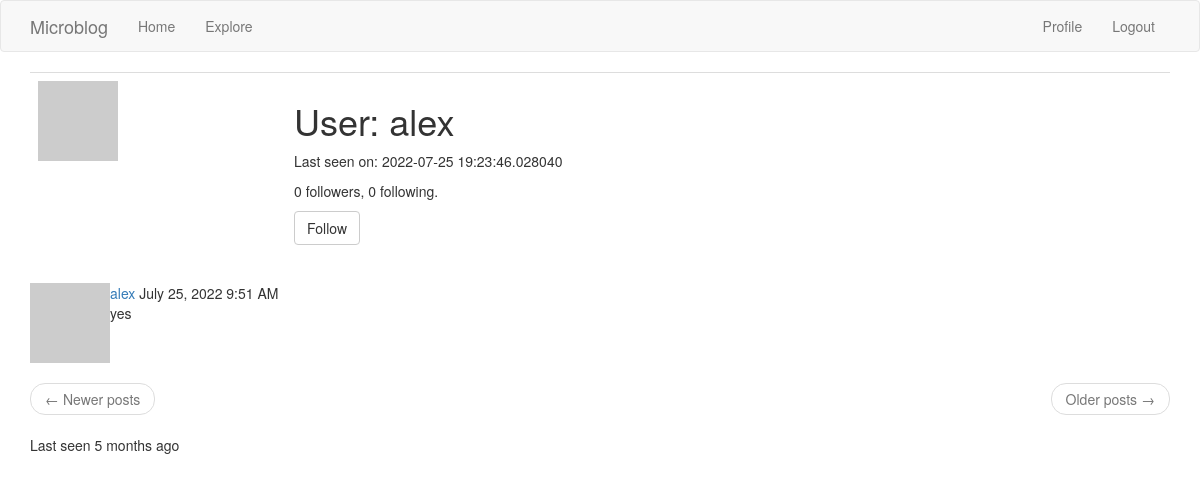
The app's page /user/alex (signed in) with its own data.
### app/models.py (models this page shows, shortened)
class User(UserMixin, db.Model): #Jobba mer med inheritance-classes
    id= db.Column(db.Integer, primary_key=True)
    username= db.Column(db.String(64), index=True, unique=True)
    email= db.Column(db.String(120), index=True, unique=True)
    password_hash= db.Column(db.String(128))
    post= db.relationship('Post', backref='author', lazy= 'dynamic')
    about_me= db.Column(db.String(180))
    last_seen=db.Column(db.DateTime, default=datetime.utcnow)
    def avatar(self, size):
        digest= md5(self.email.lower().encode('utf_8')).hexdigest()
        return 'https://www.gravatar.com/avatar/{}?d=identicon&s={}'.format(digest,size)
    followed = db.relationship(
        'User', secondary=followers,
        primaryjoin=(followers.c.follower_id == id),
        secondaryjoin=(followers.c.followed_id == id),
        backref=db.backref('followers', lazy='dynamic'), lazy='dynamic')
    def is_following(self,user):
        return self.followed.filter(followers.c.followed_id== user.id).count()>0

class Post(db.Model):
    id = db.Column(db.Integer, primary_key=True)
    body = db.Column(db.String(140))
    blogpost=db.Column(db.String(280))
    timestamp = db.Column(db.DateTime, index=True, default=datetime.utcnow)
    user_id = db.Column(db.Integer, db.ForeignKey('user.id'))

### app/routes.py (the view)
@app.route('/user/<username>')
@login_required
def user(username):
    user=User.query.filter_by(username=username).first_or_404()
    page=request.args.get('page', 1, type=int)
    posts = user.post.order_by(Post.timestamp.desc()).paginate(page, app.config['POSTS_PER_PAGE'], False)
    next_url= url_for('user', username=user.username, page=posts.next_num)\
        if posts.has_next else None
    prev_url= url_for('user', username=user.username, page=posts.prev_num)\
        if posts.has_prev else None
    form=EmptyForm()
    return render_template('user.html', user=user,posts=posts.items,form=form, next_url=next_url, prev_url=prev_url)

### app/forms.py
class EmptyForm(FlaskForm):
    submit=SubmitField('Submit')

### app/models.py (called while the page is built)
@login.user_loader
def load_user(id):
    return User.query.get(int(id))

### app/routes.py (called while the page is built)
@app.before_request
def before_request():
    if current_user.is_authenticated:
        current_user.last_seen= datetime.utcnow()
        db.session.commit()
    g.locale=str(get_locale)

### app/templates/user.html (shortened to what this page needs)
{% extends "base.html" %}
{% block app_content %}
    <table class="table table-hover">
        <tr>
            <td width="256px"><img src="{{ user.avatar(256) }}"></td>
            <td>
                <h1>User: {{ user.username }}</h1>
                {% if user.last_seen %}<p>Last seen on: {{ user.last_seen }}</p>{% endif %}
                <p>{{ user.followers.count() }} followers, {{ user.followed.count() }} following.</p>
                {% if user == current_user %}
                <p><a href="{{ url_for('edit_profile') }}">Edit your profile</a></p>
                {% elif not current_user.is_following(user) %}
                <p>
                    <form action="{{ url_for('follow', username=user.username) }}" method="post">
                        {{ form.submit(value='Follow', class_='btn btn-default') }}
                    </form>
                </p>
                {% endif %}
            </td>
        </tr>
    </table>
    {% for post in posts %}
        {% include '_post.html' %}
    {% endfor %}
    <nav aria-label="...">
        <ul class="pager">
            <li class="previous{% if not prev_url %} disabled{% endif %}">
                <a href="{{ prev_url or '#' }}">
                    <span aria-hidden="true">&larr;</span> Newer posts
                </a>
            </li>
            <li class="next{% if not next_url %} disabled{% endif %}">
                <a href="{{ next_url or '#' }}">
                    Older posts <span aria-hidden="true">&rarr;</span>
                </a>
            </li>
        </ul>
    </nav>
    {%if user.last_seen%}
    <p>Last seen {{moment(user.last_seen).fromNow()}}</p>
    {%endif%}
{% endblock %}

### app/templates/_post.html
<table>
    <tr valign="top">
        <td><img src="{{post.author.avatar(36)}}"></td>
        <td>
            <a href="{{url_for('user', username=post.author.username)}}">
                {{post.author.username}}
            </a>
            {{moment(post.timestamp).format('LLL')}}
             <br> {{post.body}}
        </td>
    </tr>
</table>
 <td>

### records on screen
User: username "alex", last_seen "2022-07-25 19:23:46.028040", last_seen "5 months ago"
Post: author.username "alex", timestamp "July 25, 2022 9:51 AM", body "yes"

### other values on screen
{{ user.followers.count() }} "0"
{{ user.followed.count() }} "0"
